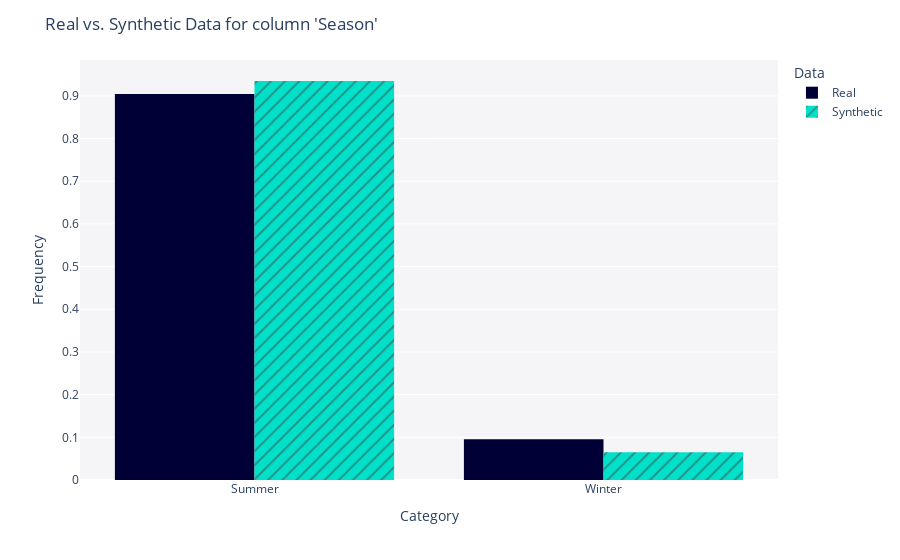

The notebook cell saved with this chart:
### Code cell
get_column_plot(
    real_data=df_real,
    synthetic_data=df_fake,
    metadata=metadata,
    column_name='Season'
)

### Figure 1 — Plotly figure (JSON) as saved in the notebook; plotly's stock layout.template omitted (floating-point values rounded to 4 significant figures; data arrays with more than 128 entries replaced by an {"elided": "..."} marker saying what was removed)
{"data": [{"alignmentgroup": "True", "bingroup": "x", "histnorm": "probability density", "hovertemplate": "<b>Real</b><br>Frequency: %{y}<extra></extra>", "legendgroup": "Real", "marker": {"color": "#000036", "pattern": {"shape": ""}}, "name": "Real", "offsetgroup": "Real", "orientation": "v", "showlegend": true, "type": "histogram", "x": {"elided": "5000 str values"}, "xaxis": "x", "yaxis": "y"}, {"alignmentgroup": "True", "bingroup": "x", "histnorm": "probability density", "hovertemplate": "<b>Synthetic</b><br>Frequency: %{y}<extra></extra>", "legendgroup": "Synthetic", "marker": {"color": "#01E0C9", "pattern": {"shape": "/"}}, "name": "Synthetic", "offsetgroup": "Synthetic", "orientation": "v", "showlegend": true, "type": "histogram", "x": {"elided": "5720 str values"}, "xaxis": "x", "yaxis": "y"}], "layout": {"barmode": "group", "legend": {"title": {"text": "Data"}, "tracegroupgap": 0}, "margin": {"t": 60}, "plot_bgcolor": "#F5F5F8", "title": {"text": "Real vs. Synthetic Data for column 'Season'"}, "xaxis": {"anchor": "y", "domain": [0, 1], "title": {"text": "Category"}}, "yaxis": {"anchor": "x", "domain": [0, 1], "title": {"text": "Frequency"}}}}
